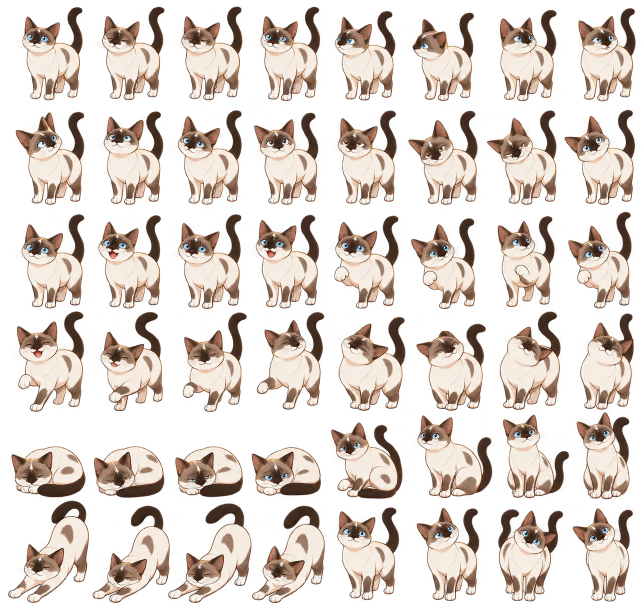
#> input picture agentshell/assets/sagwa/generated/atlas.png, 1284 x 1225 px, given in place of atlas-original.png, which was not available (shown at 1/2 size)
$ python prepare-higgsfield-poses.py ../assets/sagwa/generated
#> lines starting #> are read from the running program, lines starting #| are printed output that depends on the picture
"""Prepare transparent pose assets without assuming perfectly aligned atlas rows.

Connected alpha regions distinguish each cat from a neighbouring pose's feet
or tail. This converts a generated atlas; it does not redraw the character.
"""
import argparse
import hashlib
import json
import re
from pathlib import Path

import numpy as np
from PIL import Image


def regions(mask):
    parent = []
    runs = []
    previous = []

    def root(i):
        while parent[i] != i:
            parent[i] = parent[parent[i]]
            i = parent[i]
        return i

    for y, row in enumerate(mask):
        current = []
        for match in re.finditer(b"\x01+", row.astype(np.uint8).tobytes()):
            left, right = match.span()
            i = len(parent)
            parent.append(i)
            for a, b, old in previous:
                if a <= right and b >= left:  # Eight-connected, exclusive end.
                    parent[root(i)] = root(old)
            current.append((left, right, i))
            runs.append((left, right, y, i))
        previous = current
    found = {}
    for left, right, y, i in runs:
        i = root(i)
        area, box, spans = found.setdefault(i, [0, [left, y, right, y + 1], []])
        found[i][0] = area + right - left
        box[:] = [min(box[0], left), min(box[1], y), max(box[2], right), max(box[3], y + 1)]
        spans.append((left, right, y))
    return sorted(found.values(), key=lambda r: r[0], reverse=True)


def main():
    parser = argparse.ArgumentParser(description=__doc__)
    parser.add_argument("directory", type=Path)
    args = parser.parse_args()
    folder = args.directory
    atlas = Image.open(folder / "atlas-original.png").convert("RGBA")
#> atlas is the input picture: PIL image 1284x1225 RGBA; mean R, G, B, A 119.9, 99.5, 85.6, 108.4
    alpha = np.asarray(atlas.getchannel("A"))
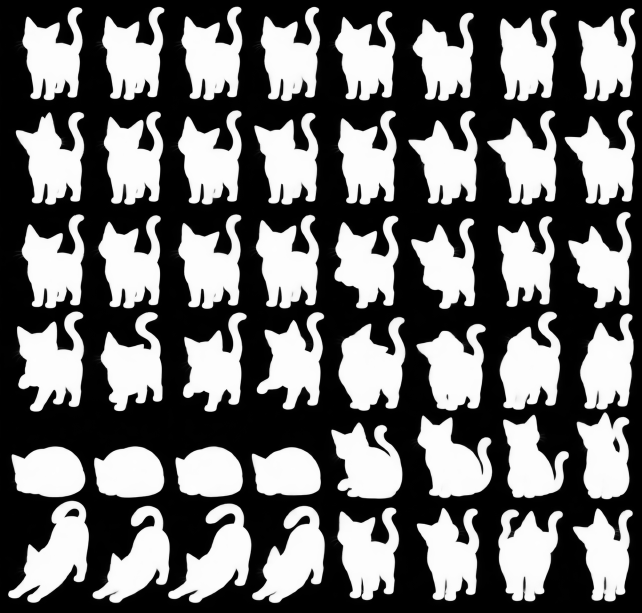
#> alpha: shape (1225, 1284) (shown at 1/2 size); min 0, max 255, mean 108.4
#> (the run stopped early here; a loop or call above may not have finished)

$ run again, on agentshell/assets/sagwa/generated/status-1f3a4.png
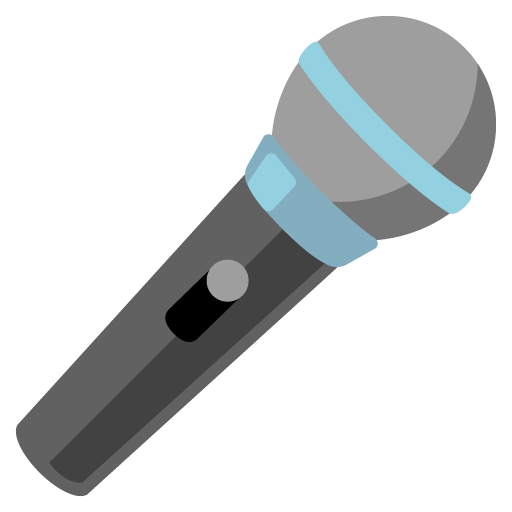
#> input picture agentshell/assets/sagwa/generated/status-1f3a4.png, 512 x 512 px, given in place of atlas-original.png, which was not available
#> in main, atlas is the input picture: PIL image 512x512 RGBA; mean R, G, B, A 37.2, 40.1, 40.9, 81
#> in main, `alpha = np.asarray(atlas.getchannel("A"))`:
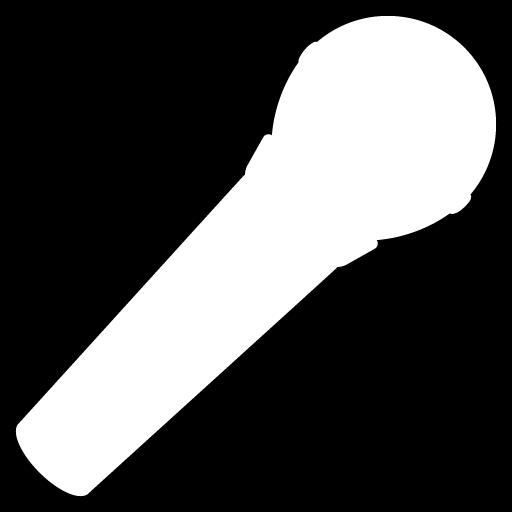
#> alpha: shape (512, 512); min 0, max 255, mean 81
